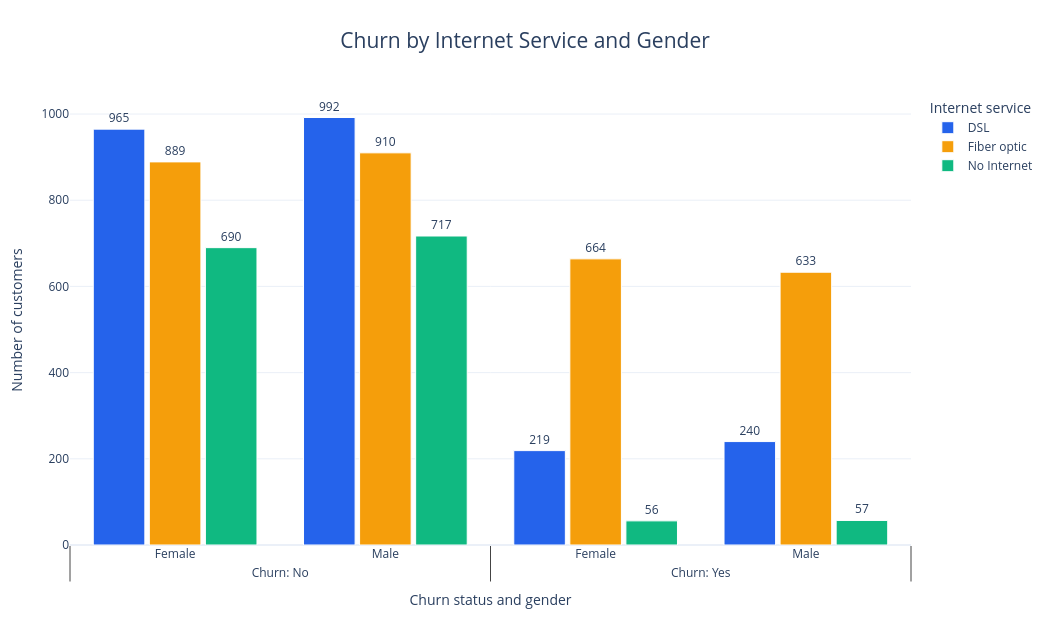

The notebook cell saved with this chart:
### Markdown cell above
### Internet service, gender, and churn

The grouped chart compares the original category counts for DSL, fiber optic, and no-internet customers across gender and churn groups. It provides a multi-category view of the relationship.

### Code cell
fig = go.Figure()

internet_colors = {"DSL": "#2563EB", "Fiber optic": "#F59E0B", "No Internet": "#10B981"}
internet_values = {
    "DSL": [965, 992, 219, 240],
    "Fiber optic": [889, 910, 664, 633],
    "No Internet": [690, 717, 56, 57]
}
category_x = [
    ["Churn: No", "Churn: No", "Churn: Yes", "Churn: Yes"],
    ["Female", "Male", "Female", "Male"]
]
for service, values in internet_values.items():
    fig.add_trace(go.Bar(
        x=category_x,
        y=values,
        name=service,
        marker=dict(color=internet_colors[service], line=dict(color="white", width=1)),
        text=values,
        textposition="outside",
        hovertemplate="Churn: %{x[0]}<br>Gender: %{x[1]}<br>Customers: %{y:,}<extra></extra>"
    ))

fig.update_layout(
    title=dict(text="Churn by Internet Service and Gender", x=0.5, xanchor="center", font=dict(size=21)),
    template="plotly_white", barmode="group", width=1050, height=620,
    xaxis_title="Churn status and gender", yaxis_title="Number of customers",
    legend_title="Internet service", bargap=0.2, bargroupgap=0.08,
    margin=dict(t=95, l=70, r=45, b=75)
)
fig.show()

### Figure 1 — Plotly figure (JSON) as saved in the notebook; plotly's stock layout.template omitted (floating-point values rounded to 4 significant figures)
{"data": [{"hovertemplate": "Churn: %{x[0]}<br>Gender: %{x[1]}<br>Customers: %{y:,}<extra></extra>", "marker": {"color": "#2563EB", "line": {"color": "white", "width": 1}}, "name": "DSL", "text": ["965", "992", "219", "240"], "textposition": "outside", "type": "bar", "x": [["Churn: No", "Churn: No", "Churn: Yes", "Churn: Yes"], ["Female", "Male", "Female", "Male"]], "y": [965, 992, 219, 240]}, {"hovertemplate": "Churn: %{x[0]}<br>Gender: %{x[1]}<br>Customers: %{y:,}<extra></extra>", "marker": {"color": "#F59E0B", "line": {"color": "white", "width": 1}}, "name": "Fiber optic", "text": ["889", "910", "664", "633"], "textposition": "outside", "type": "bar", "x": [["Churn: No", "Churn: No", "Churn: Yes", "Churn: Yes"], ["Female", "Male", "Female", "Male"]], "y": [889, 910, 664, 633]}, {"hovertemplate": "Churn: %{x[0]}<br>Gender: %{x[1]}<br>Customers: %{y:,}<extra></extra>", "marker": {"color": "#10B981", "line": {"color": "white", "width": 1}}, "name": "No Internet", "text": ["690", "717", "56", "57"], "textposition": "outside", "type": "bar", "x": [["Churn: No", "Churn: No", "Churn: Yes", "Churn: Yes"], ["Female", "Male", "Female", "Male"]], "y": [690, 717, 56, 57]}], "layout": {"bargap": 0.2, "bargroupgap": 0.08, "barmode": "group", "height": 620, "legend": {"title": {"text": "Internet service"}}, "margin": {"b": 75, "l": 70, "r": 45, "t": 95}, "title": {"font": {"size": 21}, "text": "Churn by Internet Service and Gender", "x": 0.5, "xanchor": "center"}, "width": 1050, "xaxis": {"title": {"text": "Churn status and gender"}}, "yaxis": {"title": {"text": "Number of customers"}}}}
